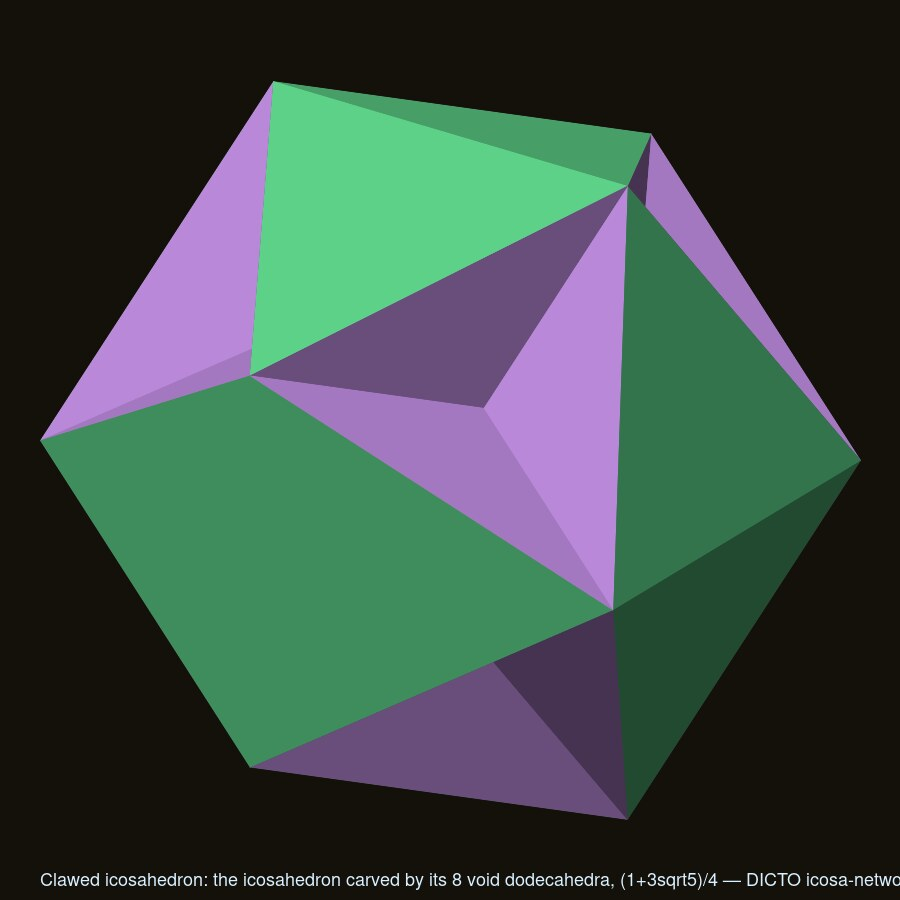
#> input picture studies/2026-10-10-icosa-networks-3/renders/clawed-icosahedron.jpg, 900 x 900 px
$ python -i p4_compose.py   (imports and definitions only)
#> lines starting #> are read from the running program, lines starting #| are printed output that depends on the picture
# Compose the P4 three.js shots (shoot_p4.mjs on dicto-node -> /tmp/p4) into the paper figures: hero, peel, kit (+ locators).
# Counts, shapes and layers are read from data/interlock-kinds.txt and the S1 table (Tables 1-3), never typed in.
#   python3 scripts/p4_compose.py <shots dir> <view>  -> renders/p4-hero.png, p4-peel.png, p4-kit-ends.png, p4-kit-middle.png
import sys, re, collections, json
from PIL import Image, ImageDraw, ImageFont, ImageChops
src, view = sys.argv[1], (sys.argv[2] if len(sys.argv) > 2 else 'A')
BG = (244, 241, 234); INK = (43, 38, 32); MUTE = (91, 83, 70)
F = lambda n, b=False: ImageFont.truetype(f'/usr/share/fonts/truetype/dejavu/DejaVuSans{"-Bold" if b else ""}.ttf', n)
def bbox(im, pad=12):
    bg = Image.new('RGB', im.size, im.getpixel((2, 2))); b = ImageChops.difference(im, bg).convert('L').point(lambda v: 255 if v > 8 else 0).getbbox()
    return (max(b[0] - pad, 0), max(b[1] - pad, 0), min(b[2] + pad, im.width), min(b[3] + pad, im.height))
def ctext(d, x, y, s, f, fill=INK): d.text((x - d.textlength(s, font=f) / 2, y), s, font=f, fill=fill)
def tag(img, d): s = 'DICTO · dictospheres.com'; d.text((img.width - d.textlength(s, font=F(22)) - 18, img.height - 34), s, font=F(22), fill=MUTE)
# [1 line not run here, left out]
def kinds(s):
    block = TXT.split(f'== {s} setting')[1].split('== ')[0]
    return re.findall(r'(\d+) x vol .*?\n\s+in original layer: (.*?) \(\d+\)\n.*?\n\s+(\d+) corners, (\d+) faces', block)
SHAPE = {'ends': '12f TBP 7f 7f 12f 7f QPy PPy PPy Tet QPy Tet'.split(), 'middle': '7f 11f 7f HPy 7f 6f Tet QPy Tet Tet Tet'.split()}
LAY = ['I → ID', 'ID → D', 'D → TI', 'TI → H', 'H → RT', 'RT → I·φ³']
SH = {'icosahedron': 'I', 'icosidodecahedron': 'ID', 'dodecahedron': 'D', 'truncated icosahedron': 'TI', 'Hecatodihedron': 'H', 'rhombic triacontahedron': 'RT', 'icosahedron (phi^3)': 'I·φ³'}
# [1 line not run here, left out]
NS = {'ends': ('Ends setting', 'shares I and D', 536, '1 (Dharma-Ends)'), 'middle': ('Middle setting', 'shares ID and RT', 502, '2 (Dharma-Middle)')}

# hero: the two settings side by side, a slice removed
# [1 line not run here, left out]
# [1 line that did not run here, left out]
# [1 line that did not run here, left out]
# [4 lines not run here, left out]

# peel: each original layer alone, both settings
T = 380; img = Image.new('RGB', (230 + 6 * T, 120 + 2 * (T + 110) + 40), BG); d = ImageDraw.Draw(img)
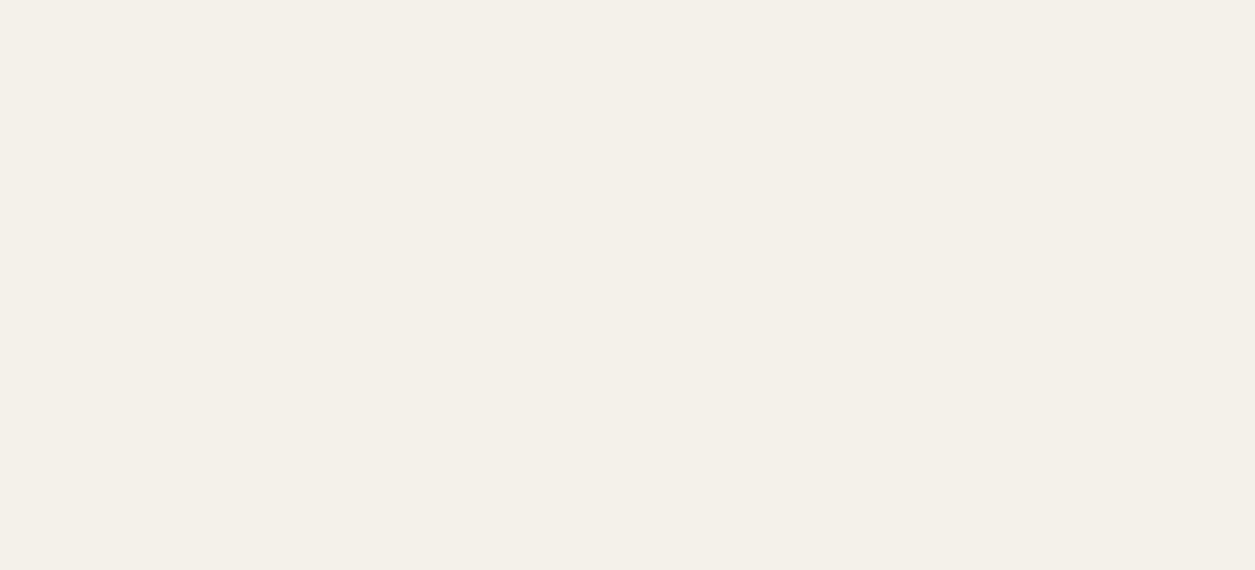
#> img: PIL image 2510x1140 RGB (shown at 1/2 size); mean R, G, B 244, 241, 234
# [10 lines not run here, left out]

# kit: one piece of each kind at one common scale (all tiles shot at the same half-width), with a locator
SCALE_PX = 700 / (2 * 2.0)                                     # pixels per unit in the kind shots (px 700, h 2.0)
# [16 lines not run here, left out]

# x-ray: Figure 2 (DICTO: "use an actual x-ray cut through, as in the app"), from render_p4_xray.html via shoot_p4_xray.mjs
import os
# [27 lines not run here, left out]

>>> from PIL import Image
>>> picture = Image.open('../../2026-10-10-icosa-networks-3/renders/clawed-icosahedron.jpg')
#> picture is the input picture: PIL image 900x900 RGB; mean R, G, B 58.5, 74.8, 68
>>> result = bbox(picture)
#> in bbox, `bg = Image.new('RGB', im.size, im.getpixel((2, 2)))`:
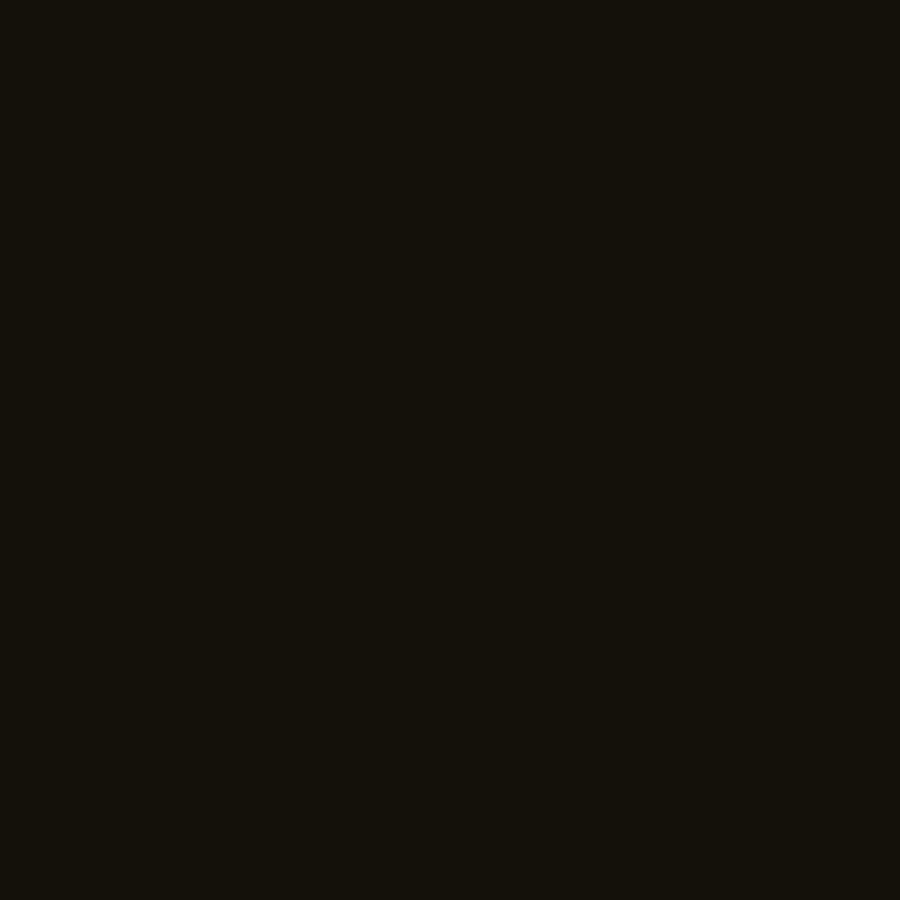
#> bg: PIL image 900x900 RGB; mean R, G, B 20, 17, 10
#> in bbox, `b = ImageChops.difference(im, bg).convert('L').point(lambda v: 255 if `: b = (40, 80, 900, 896)
#> result = (28, 68, 900, 900)
